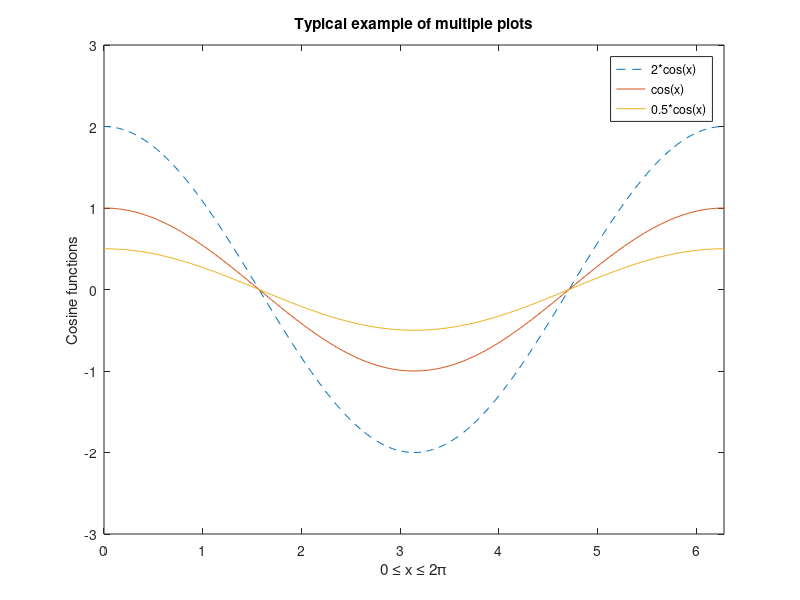

Write MATLAB code to recreate this figure.
x = 0:pi/100:2*pi;
y1 = 2*cos(x);
y2 = cos(x);
y3 = 0.5*cos(x);
plot(x,y1,'--',x,y2,'-',x,y3);
xlabel('0 \leq x \leq 2\pi')
ylabel('Cosine functions')
legend('2*cos(x)','cos(x)','0.5*cos(x)')
title('Typical example of multiple plots')
axis([0 2*pi -3 3])
